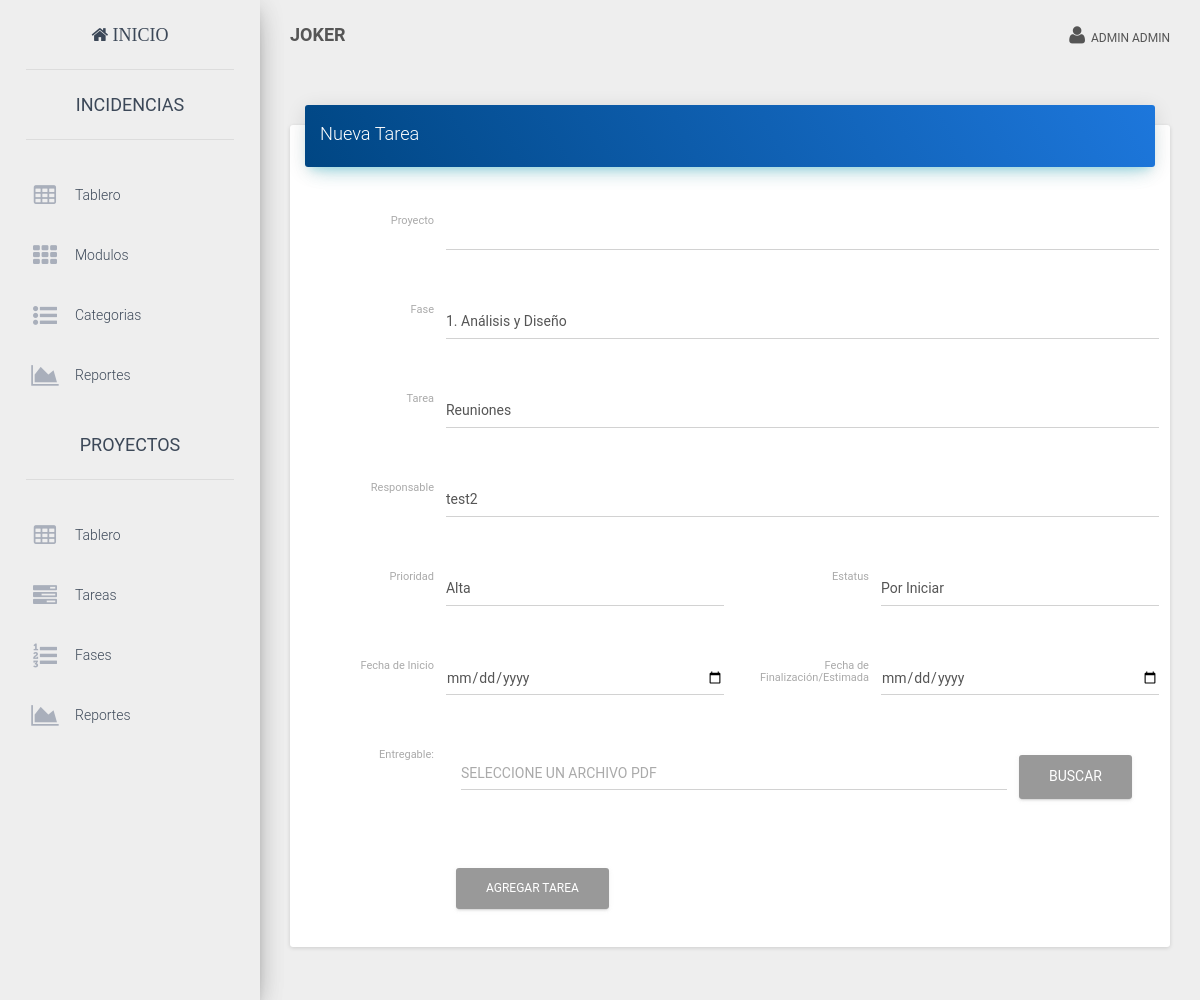
/index.php?view=Pro_newtarea&idp=9999&fase=1 (signed in), run on the app's committed database.
### tables this page shows
CREATE TABLE IF NOT EXISTS `user` (
  `id` int NOT NULL AUTO_INCREMENT,
  `username` varchar(50) DEFAULT NULL,
  `name` varchar(50) DEFAULT NULL,
  `lastname` varchar(50) DEFAULT NULL,
  `email` varchar(255) DEFAULT NULL,
  `password` varchar(60) DEFAULT NULL,
  `is_active` tinyint(1) NOT NULL DEFAULT '1',
  `kind` int NOT NULL DEFAULT '1',
  `created_at` datetime DEFAULT NULL,
  PRIMARY KEY (`id`)
);

CREATE TABLE IF NOT EXISTS `pro_fases` (
  `id` int NOT NULL AUTO_INCREMENT,
  `Fase` varchar(45) DEFAULT NULL,
  `descripcion` varchar(255) DEFAULT NULL,
  `fase_padre` int DEFAULT NULL,
  PRIMARY KEY (`id`)
);

### core/controller/Lb.php (called while the page is built, shortened)
<?php
class Lb {
	public function start(){
		include "core/app/init.php";
	}
}
?>

### index.php (called while the page is built, shortened)
<?php
$lb = new Lb();
$lb->start();
?>

### core/controller/Executor.php (called while the page is built, shortened)
<?php
class Executor {
	public static function doit($sql){
		$con = Database::getCon();
		return array($con->query($sql),$con->insert_id);
	}
}
?>

### core/app/model/UserData.php (called while the page is built, shortened)
<?php
class UserData {
	public static $tablename = "user";
	public static function getById($id){
		$sql = "select * from ".self::$tablename." where id=$id";
		$query = Executor::doit($sql);
		return Model::one($query[0],new UserData());
	}
	public static function getAll(){
		$sql = "select * from ".self::$tablename." order by created_at desc";
		$query = Executor::doit($sql);
		return Model::many($query[0],new UserData());
	}
}
?>

### core/controller/Model.php (called while the page is built, shortened)
<?php
class Model {
	public static function exists($modelname){
		$fullpath = self::getFullpath($modelname);
		$found=false;
		if(file_exists($fullpath)){
			$found = true;
		}
		return $found;
	}
	public static function getFullpath($modelname){
		return Core::$root."core/app/model/".$modelname.".php";
	}
	public static function many($query,$aclass){
		$cnt = 0;
		$array = array();
		while($r = $query->fetch_array()){
			$array[$cnt] = new $aclass;
			$cnt2=1;
			foreach ($r as $key => $v) {
				if($cnt2>0 && $cnt2%2==0){
					$array[$cnt]->$key = $v;
				}
				$cnt2++;
			}
			$cnt++;
		}
		return $array;
	}
	public static function one($query,$aclass){
		$found = null;
		$data = new $aclass;
		while($r = $query->fetch_array()){
			$cnt=1;
			foreach ($r as $key => $v) {
				if($cnt>0 && $cnt%2==0){
					$data->$key = $v;
				}
				$cnt++;
			}
			$found = $data;
			break;
		}
		return $found;
	}
}
?>

### core/app/model/Pro_ProyectosData.php (called while the page is built, shortened)
<?php
class Pro_ProyectosData {
	public static $tablename = "pro_proyectos";
	public static function getById($id){
		$sql = "select * from ".self::$tablename." where id=$id";
		$query = Executor::doit($sql);
		return Model::one($query[0],new Pro_ProyectosData());
	}
}
?>

### core/app/model/Pro_Fases.php (called while the page is built, shortened)
<?php
class Pro_Fases {
	public static $tablename = "pro_fases";
	public static function getById($id){
		$sql = "select * from ".self::$tablename." where id=$id";
		$query = Executor::doit($sql);
		return Model::one($query[0],new KindData());
	}
}
?>

### core/app/model/Pro_TareasxFase.php (called while the page is built, shortened)
<?php
class Pro_TareasxFase {
	public static $tablename = "pro_tareasxfase";
	public static function getByIdFase($id){
		$sql = "select * from ".self::$tablename." where id_fase = $id";
		$query = Executor::doit($sql);
		return Model::many($query[0],new Pro_TareasxFase());
	}
}
?>

### core/app/model/Pro_PrioridadData.php (called while the page is built, shortened)
<?php
class Pro_PrioridadData {
	public static $tablename = "pro_prioridad";
	public static function getAll(){
		$sql = "select * from ".self::$tablename;
		$query = Executor::doit($sql);
		return Model::many($query[0],new Pro_PrioridadData());
	}
}
?>

### core/app/model/Pro_StatusData.php (called while the page is built, shortened)
<?php
class Pro_StatusData {
	public static $tablename = "pro_estatus";
	public static function getAll(){
		$sql = "select * from ".self::$tablename;
		$query = Executor::doit($sql);
		return Model::many($query[0],new Pro_StatusData());
	}
}
?>

### core/app/view/Pro_newtarea-view.php (the view, shortened to what this page needs)
<?php
$id_proyecto = $_GET["idp"];
$id_fase = $_GET["fase"];
$Fases = Pro_Fases::getById($id_fase);
$Proyectos = Pro_ProyectosData::getById($id_proyecto);
$Tareas = Pro_TareasxFase::getByIdFase($id_fase);
$Usuarios = UserData::getAll();
$Prioridad = Pro_PrioridadData::getAll();
$Eststus = Pro_StatusData::getAll();
?>
<div class="row">
<div class="col-md-12">
<div class="card">
  <div class="card-header" data-background-color="blue">
      <h4 class="title">Nueva Tarea</h4>
  </div>
  <div class="card-content table-responsive">
<form enctype="multipart/form-data" class="form-horizontal" role="form" method="post" action="./?action=Pro_addtarea">
  <div class="form-group">
    <label for="inputProyecto" class="col-lg-2 control-label">Proyecto</label>
    <div class="col-lg-10">
      <select name="proyecto_id" class="form-control" required>
          <option value="<?php echo $Proyectos->id; ?>"><?php echo $Proyectos->titulo; ?></option>
      </select>
    </div>
  </div>
  <div class="form-group">
    <label for="inputFase" class="col-lg-2 control-label">Fase</label>
    <div class="col-lg-10">
      <select name="fase_id" class="form-control" required>
          <option value="<?php echo $Fases->id; ?>"><?php echo $Fases->Fase; ?></option>
      </select>
    </div>
  </div>
  <div class="form-group">
    <label for="inputTarea" class="col-lg-2 control-label">Tarea</label>
    <div class="col-lg-10">
      <select name="tarea_id" class="form-control" required>
        <?php foreach($Tareas as $p):?>
          <option value="<?php echo $p->id; ?>"><?php echo $p->tarea; ?></option>
        <?php endforeach; ?>
      </select>
    </div>
  </div>
  <div class="form-group">
  <label for="inputUsuario" class="col-lg-2 control-label">Responsable</label>
    <div class="col-lg-10">
      <select name="respons_id" class="form-control" required>
        <?php foreach($Usuarios as $p):?>
          <option value="<?php echo $p->id; ?>"><?php echo $p->name; ?></option>
        <?php endforeach; ?>
      </select>
    </div>
  </div>
  <div class="form-group">
    <label for="inputPrioridad" class="col-lg-2 control-label">Prioridad</label>
    <div class="col-lg-4">
      <select name="prioridad_id" class="form-control" required>
          <?php foreach($Prioridad as $p):?>
            <option value="<?php echo $p->id; ?>"><?php echo $p->nombre; ?></option>
          <?php endforeach; ?>
      </select>
    </div>
    <label for="inputEstatus" class="col-lg-2 control-label">Estatus</label>
    <div class="col-lg-4">
      <select name="estataus_id" class="form-control" required>
        <?php foreach($Eststus as $p):?>
          <option value="<?php echo $p->id; ?>"><?php echo $p->nombre; ?></option>
        <?php endforeach; ?>
      </select>
    </div>
  </div>
  <div class="form-group">
  <label for="inputFechaInicio" class="col-lg-2 control-label">Fecha de Inicio</label>
  <div class="col-lg-4">
    <input type="date" name="fechaInicio"  class="form-control" >
  </div>
  <label for="inputFechaFin" class="col-lg-2 control-label">Fecha de <br>Finalización/Estimada</label>
  <div class="col-lg-4">
    <input type="date" name="fechaFin"  class="form-control" >
  </div>
  </div>
  <div class="form-group">
    <label  class="col-lg-2 control-label">Entregable: </label>
    <div class="col-lg-10">
      <div class="col-md-12 input-group">
          <input class=" form-control" type="text" id="labelName" name="labelName" readonly placeholder="SELECCIONE UN ARCHIVO PDF" />
          <div class="input-group-btn">
            <div class="custom-file">
              <label id="fichero" for="image1" class="btn btn-default">BUSCAR</label><br>
            </div>
          </div>
      </div>
    </div>
  </div>
  <div class="form-group">
    <div class="col-lg-offset-2 col-lg-10">
      <button type="submit" class="btn btn-default">Agregar Tarea</button>
    </div>
  </div>
</form>
</div>
</div>
</div>
</div>

### core/app/layouts/layout.php (shortened to what this page needs)
<!doctype html>
<html lang="en">
<head>
  <link href="assets/css/bootstrap.min.css" rel="stylesheet" />
  <link href="assets/css/material-dashboard.css" rel="stylesheet" />
  <link href="assets/font-awesome/css/font-awesome.min.css" rel="stylesheet">
  <link href="assets/css/site.css" rel="stylesheet" />
</head>
<body>
  <?php if (isset($_SESSION["user_id"])) : ?>
    <div class="">
      <div class="sidebar" data-color="blue">
            <div class="logo">
              <a href="./" class="simple-text"><i class="fa fa-home"> Inicio</i></a>
            </div>
            <div class="sidebar-wrapper">
              <div>
                <div class="logo">
                    <a href="./?view=Inci_inicioincidencias" class="simple-text">INCIDENCIAS</a>
                </div>
                <ul class="nav">
                  <li class="" >
                    <a href="./?view=Inci_inicioincidencias">
                      <i class="fa fa-table" aria-hidden="true"></i>
                      <p>Tablero</p>
                    </a>
                  </li>
                  <?php
                  if ($_SESSION['kind'] == 1) {
                  ?>
                    <li>
                      <a href="./?view=projects">
                        <i class="fa fa fa-th"></i>
                        <p>Modulos</p>
                      </a>
                    </li>
                    <li>
                      <a href="./?view=categories">
                        <i class="fa fa-list-ul"></i>
                        <p>Categorias</p>
                      </a>
                    </li>
                    <li>
                      <a href="./?view=reports">
                        <i class="fa fa-area-chart"></i>
                        <p>Reportes</p>
                      </a>
                    </li>
                  <?php
                  }
                  ?>
                </ul>
                <?php
                if ($_SESSION['kind'] == 1) {
                ?>
                  <div class="logo">
                    <a href="./?view=Pro_inicioproyecto" class="simple-text">PROYECTOS</a>
                  </div>
                  <ul class="nav">
                    <li class="" >
                      <a href="./?view=Pro_inicioproyecto">
                        <i class="fa fa-table"></i>
                        <p>Tablero</p>
                      </a>
                    </li>
                    <li>
                      <a href="./?view=Pro_iniciotareas">
                        <i class="fa fa-tasks"></i>
                        <p>Tareas</p>
                      </a>
                    </li>
                    <li>
                      <a href="index.php?view=Pro_fases">
                        <i class="fa fa-list-ol"></i>
                        <p>Fases</p>
                      </a>
                    </li>
                    <li>
                      <a href="./?view=Pro_reportes">
                        <i class="fa fa-area-chart"></i>
                        <p>Reportes</p>
                      </a>
                    </li>
                  </ul>
                  <div class="logo">
                     <a href="./?view=users" class="simple-text"> USUARIOS</a>
                  </div>
                <?php
                }
                ?>
              </div>
            </div>
      </div>
      <div class="main-panel">
        <nav class="navbar navbar-transparent navbar-absolute">
          <div class="container-fluid">
            <div class="navbar-header">
              <a class="navbar-brand" href="./"><b>JOKER</b></a>
            </div>
            <div class="collapse navbar-collapse">
              <ul class="nav navbar-nav navbar-right">
                <li class="dropdown">
                  <a href="#" class="dropdown-toggle" data-toggle="dropdown">
                    <i class="fa fa-user"></i>
                    &nbsp;<?php echo Core::$user->name . " " . Core::$user->lastname; ?>
                  </a>
                </li>
              </ul>
            </div>
          </div>
        </nav>
        <div class="content">
              <div class="container-fluid ">
                <?php
                View::load("login");
                ?>
              </div>
        </div>
      </div>
    </div>
  <?php else : ?>
    <?php
    View::load("login");
    ?>
  <?php endif; ?>
</body>
</html>

### data on the page
user: name "ADMIN", lastname "ADMIN"
pro_fases: fase_id "1. Análisis y Diseño"

### other printed values
form field tarea_id "Reuniones"
form field respons_id "test2"
form field prioridad_id "Alta"
form field estataus_id "Por Iniciar"
